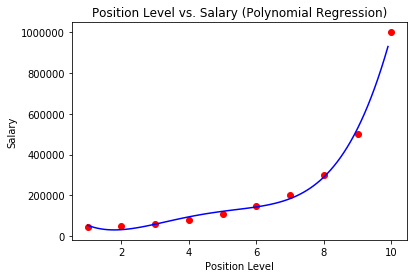

Python code for this plot:
# Import Libraries
import numpy as np
import pandas as pd
import matplotlib.pyplot as plt

# Load Data
data = pd.read_csv('Position_Salaries.csv')
X = data.iloc[:,1:-1].values
y = data.iloc[:,-1].values

# Fit Linear Regression to Dataset
from sklearn.linear_model import LinearRegression
lin_reg = LinearRegression()
lin_reg.fit(X, y)

# Fitting Polynomial Regression to Dataset
from sklearn.preprocessing import PolynomialFeatures
poly_reg = PolynomialFeatures(degree = 4)
X_poly = poly_reg.fit_transform(X)
lin_reg2 = LinearRegression()
lin_reg2.fit(X_poly, y)

# Visualizing the Linear Regression Results
plt.scatter(X, y, color='r')
plt.plot(X, lin_reg.predict(X), color='b')
plt.xlabel('Position Level')
plt.ylabel('Salary')
plt.title('Position Level vs. Salary (Linear Regression)')
plt.show()

# Visualizing the Polynomial Regression Results
X_grid = np.arange(min(X), max(X), 0.1)
X_grid = X_grid.reshape((len(X_grid), 1))
plt.scatter(X, y, color='r')
plt.plot(X_grid, lin_reg2.predict(poly_reg.fit_transform(X_grid)), color='b')
plt.xlabel('Position Level')
plt.ylabel('Salary')
plt.title('Position Level vs. Salary (Polynomial Regression)')
plt.show()

 # Predicting a new result with Linear Regression
 lin_reg.predict([[6.5]])
 
 # Predicting a new result with Polynomial Regression
 lin_reg2.predict(poly_reg.fit_transform([[6.5]]))
 
